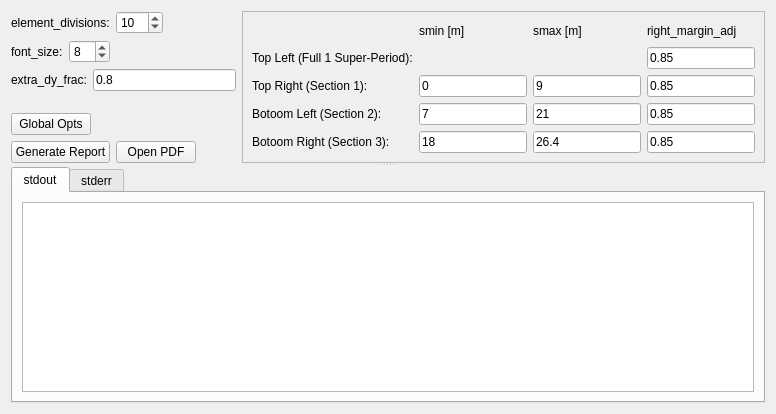
  <widget class="PageTwissPlots" name="wizardPage_twiss_plots">
   <property name="title">
    <string>Twiss Plots</string>
   </property>
   <property name="subTitle">
    <string>Adjust the config parameters for Twiss plots and try generating a report and check to see if the PDF plots look OK. Repeat tweaking until you are satisfied.</string>
   </property>
   <layout class="QVBoxLayout" name="verticalLayout_17">
    <item>
     <widget class="QSplitter" name="splitter_11">
      <property name="orientation">
       <enum>Qt::Vertical</enum>
      </property>
      <widget class="QWidget" name="layoutWidget">
       <layout class="QHBoxLayout" name="horizontalLayout_125">
        <item>
         <layout class="QVBoxLayout" name="verticalLayout_4">
          <item>
           <layout class="QHBoxLayout" name="horizontalLayout_3">
            <item>
             <widget class="QLabel" name="label_43">
              <property name="text">
               <string>element_divisions:</string>
              </property>
             </widget>
            </item>
            <item>
             <widget class="QSpinBox" name="spinBox_element_divisions">
              <property name="minimum">
               <number>0</number>
              </property>
              <property name="maximum">
               <number>100</number>
              </property>
              <property name="value">
               <number>10</number>
              </property>
             </widget>
            </item>
            <item>
             <spacer name="horizontalSpacer_6">
              <property name="orientation">
               <enum>Qt::Horizontal</enum>
              </property>
              <property name="sizeHint" stdset="0">
               <size>
                <width>40</width>
                <height>20</height>
               </size>
              </property>
             </spacer>
            </item>
           </layout>
          </item>
          <item>
           <layout class="QHBoxLayout" name="horizontalLayout_8">
            <item>
             <widget class="QLabel" name="label_44">
              <property name="text">
               <string>font_size:</string>
              </property>
             </widget>
            </item>
            <item>
             <widget class="QSpinBox" name="spinBox_font_size">
              <property name="minimum">
               <number>1</number>
              </property>
              <property name="maximum">
               <number>30</number>
              </property>
              <property name="value">
               <number>8</number>
              </property>
             </widget>
            </item>
            <item>
             <spacer name="horizontalSpacer_8">
              <property name="orientation">
               <enum>Qt::Horizontal</enum>
              </property>
              <property name="sizeHint" stdset="0">
               <size>
                <width>40</width>
                <height>20</height>
               </size>
              </property>
             </spacer>
            </item>
           </layout>
          </item>
          <item>
           <layout class="QHBoxLayout" name="horizontalLayout_9">
            <item>
             <widget class="QLabel" name="label_45">
              <property name="text">
               <string>extra_dy_frac:</string>
              </property>
             </widget>
            </item>
            <item>
             <widget class="QLineEdit" name="lineEdit_extra_dy_frac">
              <property name="sizePolicy">
               <sizepolicy hsizetype="Expanding" vsizetype="Fixed">
                <horstretch>0</horstretch>
                <verstretch>0</verstretch>
               </sizepolicy>
              </property>
              <property name="text">
               <string>0.8</string>
              </property>
             </widget>
            </item>
           </layout>
          </item>
          <item>
           <spacer name="verticalSpacer">
            <property name="orientation">
             <enum>Qt::Vertical</enum>
            </property>
            <property name="sizeHint" stdset="0">
             <size>
              <width>17</width>
              <height>13</height>
             </size>
            </property>
           </spacer>
          </item>
          <item>
           <layout class="QHBoxLayout" name="horizontalLayout_10">
            <item>
             <widget class="QPushButton" name="pushButton_global_opts_twiss_plots">
              <property name="sizePolicy">
               <sizepolicy hsizetype="Preferred" vsizetype="Preferred">
                <horstretch>0</horstretch>
                <verstretch>0</verstretch>
               </sizepolicy>
              </property>
              <property name="text">
               <string>Global Opts</string>
              </property>
             </widget>
            </item>
            <item>
             <spacer name="horizontalSpacer_12">
              <property name="orientation">
               <enum>Qt::Horizontal</enum>
              </property>
              <property name="sizeHint" stdset="0">
               <size>
                <width>40</width>
                <height>20</height>
               </size>
              </property>
             </spacer>
            </item>
           </layout>
          </item>
          <item>
           <layout class="QHBoxLayout" name="horizontalLayout_2">
            <item>
             <widget class="QPushButton" name="pushButton_gen_twiss_plots">
              <property name="sizePolicy">
               <sizepolicy hsizetype="Preferred" vsizetype="Preferred">
                <horstretch>0</horstretch>
                <verstretch>0</verstretch>
               </sizepolicy>
              </property>
              <property name="text">
               <string>Generate Report</string>
              </property>
             </widget>
            </item>
            <item>
             <widget class="QPushButton" name="pushButton_open_pdf_twiss_plots">
              <property name="sizePolicy">
               <sizepolicy hsizetype="Preferred" vsizetype="Preferred">
                <horstretch>0</horstretch>
                <verstretch>0</verstretch>
               </sizepolicy>
              </property>
              <property name="text">
               <string>Open PDF</string>
              </property>
             </widget>
            </item>
            <item>
             <spacer name="horizontalSpacer_7">
              <property name="orientation">
               <enum>Qt::Horizontal</enum>
              </property>
              <property name="sizeHint" stdset="0">
               <size>
                <width>40</width>
                <height>20</height>
               </size>
              </property>
             </spacer>
            </item>
           </layout>
          </item>
         </layout>
        </item>
        <item>
         <widget class="QFrame" name="frame">
          <property name="frameShape">
           <enum>QFrame::StyledPanel</enum>
          </property>
          <property name="frameShadow">
           <enum>QFrame::Raised</enum>
          </property>
          <layout class="QVBoxLayout" name="verticalLayout_3">
           <item>
            <layout class="QGridLayout" name="gridLayout">
             <item row="1" column="2">
              <spacer name="horizontalSpacer_3">
               <property name="orientation">
                <enum>Qt::Horizontal</enum>
               </property>
               <property name="sizeHint" stdset="0">
                <size>
                 <width>40</width>
                 <height>20</height>
                </size>
               </property>
              </spacer>
             </item>
             <item row="2" column="1">
              <widget class="QLineEdit" name="lineEdit_sec1_smin">
               <property name="sizePolicy">
                <sizepolicy hsizetype="Preferred" vsizetype="Fixed">
                 <horstretch>0</horstretch>
                 <verstretch>0</verstretch>
                </sizepolicy>
               </property>
               <property name="minimumSize">
                <size>
                 <width>0</width>
                 <height>0</height>
                </size>
               </property>
               <property name="text">
                <string>0</string>
               </property>
              </widget>
             </item>
             <item row="3" column="1">
              <widget class="QLineEdit" name="lineEdit_sec2_smin">
               <property name="sizePolicy">
                <sizepolicy hsizetype="Preferred" vsizetype="Fixed">
                 <horstretch>0</horstretch>
                 <verstretch>0</verstretch>
                </sizepolicy>
               </property>
               <property name="minimumSize">
                <size>
                 <width>0</width>
                 <height>0</height>
                </size>
               </property>
               <property name="text">
                <string>7</string>
               </property>
              </widget>
             </item>
             <item row="3" column="2">
              <widget class="QLineEdit" name="lineEdit_sec2_smax">
               <property name="sizePolicy">
                <sizepolicy hsizetype="Preferred" vsizetype="Fixed">
                 <horstretch>0</horstretch>
                 <verstretch>0</verstretch>
                </sizepolicy>
               </property>
               <property name="minimumSize">
                <size>
                 <width>0</width>
                 <height>0</height>
                </size>
               </property>
               <property name="text">
                <string>21</string>
               </property>
              </widget>
             </item>
             <item row="1" column="0">
              <widget class="QLabel" name="label_21">
               <property name="text">
                <string>Top Left (Full 1 Super-Period):</string>
               </property>
              </widget>
             </item>
             <item row="4" column="1">
              <widget class="QLineEdit" name="lineEdit_sec3_smin">
               <property name="sizePolicy">
                <sizepolicy hsizetype="Preferred" vsizetype="Fixed">
                 <horstretch>0</horstretch>
                 <verstretch>0</verstretch>
                </sizepolicy>
               </property>
               <property name="minimumSize">
                <size>
                 <width>0</width>
                 <height>0</height>
                </size>
               </property>
               <property name="text">
                <string>18</string>
               </property>
              </widget>
             </item>
             <item row="4" column="2">
              <widget class="QLineEdit" name="lineEdit_sec3_smax">
               <property name="sizePolicy">
                <sizepolicy hsizetype="Preferred" vsizetype="Fixed">
                 <horstretch>0</horstretch>
                 <verstretch>0</verstretch>
                </sizepolicy>
               </property>
               <property name="minimumSize">
                <size>
                 <width>0</width>
                 <height>0</height>
                </size>
               </property>
               <property name="text">
                <string>26.4</string>
               </property>
              </widget>
             </item>
             <item row="0" column="3">
              <widget class="QLabel" name="label_58">
               <property name="sizeIncrement">
                <size>
                 <width>0</width>
                 <height>0</height>
                </size>
               </property>
               <property name="text">
                <string>right_margin_adj</string>
               </property>
              </widget>
             </item>
             <item row="3" column="3">
              <widget class="QLineEdit" name="lineEdit_sec2_r_margin">
               <property name="sizePolicy">
                <sizepolicy hsizetype="Preferred" vsizetype="Fixed">
                 <horstretch>0</horstretch>
                 <verstretch>0</verstretch>
                </sizepolicy>
               </property>
               <property name="text">
                <string>0.85</string>
               </property>
              </widget>
             </item>
             <item row="1" column="3">
              <widget class="QLineEdit" name="lineEdit_full_r_margin">
               <property name="sizePolicy">
                <sizepolicy hsizetype="Preferred" vsizetype="Fixed">
                 <horstretch>0</horstretch>
                 <verstretch>0</verstretch>
                </sizepolicy>
               </property>
               <property name="text">
                <string>0.85</string>
               </property>
              </widget>
             </item>
             <item row="0" column="1">
              <widget class="QLabel" name="label_56">
               <property name="sizeIncrement">
                <size>
                 <width>0</width>
                 <height>0</height>
                </size>
               </property>
               <property name="text">
                <string>smin [m]</string>
               </property>
              </widget>
             </item>
             <item row="4" column="3">
              <widget class="QLineEdit" name="lineEdit_sec3_r_margin">
               <property name="sizePolicy">
                <sizepolicy hsizetype="Preferred" vsizetype="Fixed">
                 <horstretch>0</horstretch>
                 <verstretch>0</verstretch>
                </sizepolicy>
               </property>
               <property name="text">
                <string>0.85</string>
               </property>
              </widget>
             </item>
             <item row="0" column="2">
              <widget class="QLabel" name="label_57">
               <property name="sizeIncrement">
                <size>
                 <width>0</width>
                 <height>0</height>
                </size>
               </property>
               <property name="text">
                <string>smax [m]</string>
               </property>
              </widget>
             </item>
             <item row="3" column="0">
              <widget class="QLabel" name="label_23">
               <property name="text">
                <string>Botoom Left (Section 2):</string>
               </property>
              </widget>
             </item>
             <item row="4" column="0">
              <widget class="QLabel" name="label_24">
               <property name="text">
                <string>Botoom Right (Section 3):</string>
               </property>
              </widget>
             </item>
             <item row="0" column="0">
              <spacer name="horizontalSpacer">
               <property name="orientation">
                <enum>Qt::Horizontal</enum>
               </property>
               <property name="sizeHint" stdset="0">
                <size>
                 <width>128</width>
                 <height>20</height>
                </size>
               </property>
              </spacer>
             </item>
             <item row="2" column="3">
              <widget class="QLineEdit" name="lineEdit_sec1_r_margin">
               <property name="sizePolicy">
                <sizepolicy hsizetype="Preferred" vsizetype="Fixed">
                 <horstretch>0</horstretch>
                 <verstretch>0</verstretch>
                </sizepolicy>
               </property>
               <property name="text">
                <string>0.85</string>
               </property>
              </widget>
             </item>
             <item row="2" column="2">
              <widget class="QLineEdit" name="lineEdit_sec1_smax">
               <property name="sizePolicy">
                <sizepolicy hsizetype="Preferred" vsizetype="Fixed">
                 <horstretch>0</horstretch>
                 <verstretch>0</verstretch>
                </sizepolicy>
               </property>
               <property name="minimumSize">
                <size>
                 <width>0</width>
                 <height>0</height>
                </size>
               </property>
               <property name="text">
                <string>9</string>
               </property>
              </widget>
             </item>
             <item row="1" column="1">
              <spacer name="horizontalSpacer_2">
               <property name="orientation">
                <enum>Qt::Horizontal</enum>
               </property>
               <property name="sizeHint" stdset="0">
                <size>
                 <width>40</width>
                 <height>20</height>
                </size>
               </property>
              </spacer>
             </item>
             <item row="2" column="0">
              <widget class="QLabel" name="label_22">
               <property name="text">
                <string>Top Right (Section 1):</string>
               </property>
              </widget>
             </item>
            </layout>
           </item>
          </layout>
         </widget>
        </item>
       </layout>
      </widget>
      <widget class="QTabWidget" name="tabWidget_std_twiss_plots">
       <property name="currentIndex">
        <number>0</number>
       </property>
       <widget class="QWidget" name="tab_5">
        <attribute name="title">
         <string>stdout</string>
        </attribute>
        <layout class="QVBoxLayout" name="verticalLayout_22">
         <item>
          <widget class="QListView" name="listView_stdout_twiss_plots"/>
         </item>
        </layout>
       </widget>
       <widget class="QWidget" name="tab_6">
        <attribute name="title">
         <string>stderr</string>
        </attribute>
        <layout class="QVBoxLayout" name="verticalLayout_23">
         <item>
          <widget class="QListView" name="listView_stderr_twiss_plots"/>
         </item>
        </layout>
       </widget>
      </widget>
     </widget>
    </item>
   </layout>
  </widget>
